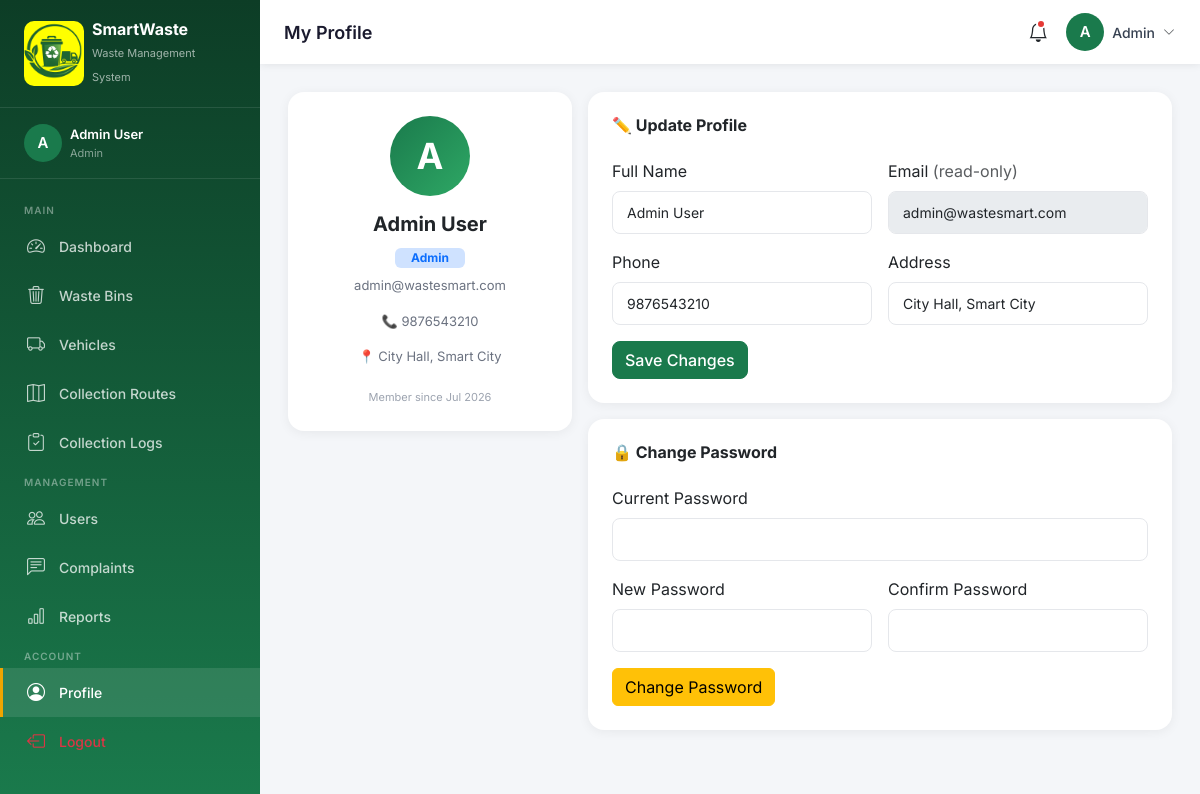
The app's page /profile.php (signed in) with its own data.
### tables this page shows
CREATE TABLE IF NOT EXISTS users (
    id INT AUTO_INCREMENT PRIMARY KEY,
    full_name VARCHAR(100) NOT NULL,
    email VARCHAR(100) NOT NULL UNIQUE,
    password VARCHAR(255) NOT NULL,
    role ENUM('admin', 'collector', 'resident') NOT NULL DEFAULT 'resident',
    phone VARCHAR(20),
    address TEXT,
    profile_pic VARCHAR(255) DEFAULT 'default.png',
    status ENUM('active', 'inactive') DEFAULT 'active',
    created_at TIMESTAMP DEFAULT CURRENT_TIMESTAMP,
    updated_at TIMESTAMP DEFAULT CURRENT_TIMESTAMP ON UPDATE CURRENT_TIMESTAMP
);

### profile.php (the view, shortened to what this page needs)
<?php
require_once 'includes/config.php';
$uid = $_SESSION['user_id'];
$user = $conn->query("SELECT * FROM users WHERE id=$uid")->fetch_assoc();
include 'includes/header.php';
include 'includes/sidebar.php';
include 'includes/topbar.php';
?>
<div class="main-content">
<div class="content-area">
<div class="row g-3">
    <div class="col-md-4">
        <div class="content-card p-4 text-center">
            <div style="width:80px;height:80px;background:linear-gradient(135deg,#1a7a4c,#2ea865);border-radius:50%;margin:0 auto 16px;display:flex;align-items:center;justify-content:center;font-size:36px;font-weight:700;color:#fff">
                <?= strtoupper(substr($user['full_name'],0,1)) ?>
            </div>
            <h5 class="fw-bold"><?= htmlspecialchars($user['full_name']) ?></h5>
            <span class="badge bg-primary-subtle text-primary px-3 py-1 mb-2"><?= ucfirst($user['role']) ?></span>
            <p style="font-size:13px;color:#6b7280"><?= htmlspecialchars($user['email']) ?></p>
            <?php if ($user['phone']): ?>
            <p style="font-size:13px;color:#6b7280">📞 <?= htmlspecialchars($user['phone']) ?></p>
            <?php endif; ?>
            <?php if ($user['address']): ?>
            <p style="font-size:13px;color:#6b7280">📍 <?= htmlspecialchars($user['address']) ?></p>
            <?php endif; ?>
            <div class="mt-3">
                <small style="font-size:11px;color:#9ca3af">Member since <?= date('M Y',strtotime($user['created_at'])) ?></small>
            </div>
        </div>
    </div>
    <div class="col-md-8">
        <div class="content-card p-4 mb-3">
            <h6 class="fw-bold mb-4">✏️ Update Profile</h6>
            <form method="POST">
                <div class="row g-3">
                    <div class="col-md-6">
                        <label class="form-label">Full Name</label>
                        <input type="text" name="full_name" class="form-control" value="<?= htmlspecialchars($user['full_name']) ?>" required>
                    </div>
                    <div class="col-md-6">
                        <label class="form-label">Email <span class="text-muted">(read-only)</span></label>
                        <input type="email" class="form-control" value="<?= htmlspecialchars($user['email']) ?>" disabled>
                    </div>
                    <div class="col-md-6">
                        <label class="form-label">Phone</label>
                        <input type="text" name="phone" class="form-control" value="<?= htmlspecialchars($user['phone']??'') ?>">
                    </div>
                    <div class="col-md-6">
                        <label class="form-label">Address</label>
                        <input type="text" name="address" class="form-control" value="<?= htmlspecialchars($user['address']??'') ?>">
                    </div>
                </div>
                <button type="submit" class="btn btn-primary mt-3">Save Changes</button>
            </form>
        </div>
        <div class="content-card p-4">
            <h6 class="fw-bold mb-4">🔒 Change Password</h6>
            <form method="POST">
                <div class="row g-3">
                    <div class="col-12">
                        <label class="form-label">Current Password</label>
                        <input type="password" name="old_password" class="form-control" required>
                    </div>
                    <div class="col-md-6">
                        <label class="form-label">New Password</label>
                        <input type="password" name="new_password" class="form-control" required minlength="6">
                    </div>
                    <div class="col-md-6">
                        <label class="form-label">Confirm Password</label>
                        <input type="password" name="confirm_password" class="form-control" required>
                    </div>
                </div>
                <button type="submit" class="btn btn-warning mt-3">Change Password</button>
            </form>
        </div>
    </div>
</div>
</div>
</div>
<?php include 'includes/footer.php'; ?>

### includes/header.php (style rules this page uses)
:root { --primary: #1a7a4c; --primary-dark: #145c39; --primary-light: #e8f5ee; --secondary: #f0a500; --danger: #e53935; --sidebar-width: 260px; --header-height: 64px; }
* { font-family: 'Inter', sans-serif; }
body { background: #f4f6f9; }
.main-content { margin-left: var(--sidebar-width); padding-top: var(--header-height); min-height: 100vh; }
.content-area { padding: 28px 28px; }
.content-card { background: #fff; border-radius: 16px; box-shadow: 0 2px 12px rgba(0,0,0,0.06); border: none; }
.form-control, .form-select { border-radius: 8px; border-color: #e5e7eb; font-size: 14px; padding: 10px 14px; }
.btn-primary { background: var(--primary); border-color: var(--primary); border-radius: 8px; font-weight: 500; }

### records on screen
users: full_name "A", full_name "Admin User", role "Admin", email "admin@wastesmart.com", phone "9876543210", address "City Hall, Smart City", created_at "Jul 2026"

### other values on screen
substr($_SESSION['user_name'] ?? 'U', 0, 1) "A"
$_SESSION['user_name'] "Admin User"
$_SESSION['user_role'] "Admin"
$label "Dashboard Waste Bins Vehicles Collection Routes Collection Logs Users Complaints Reports Profile"
$pageTitle "My Profile"
explode(' ', $_SESSION['user_name'] ?? 'User')[0] "Admin"
